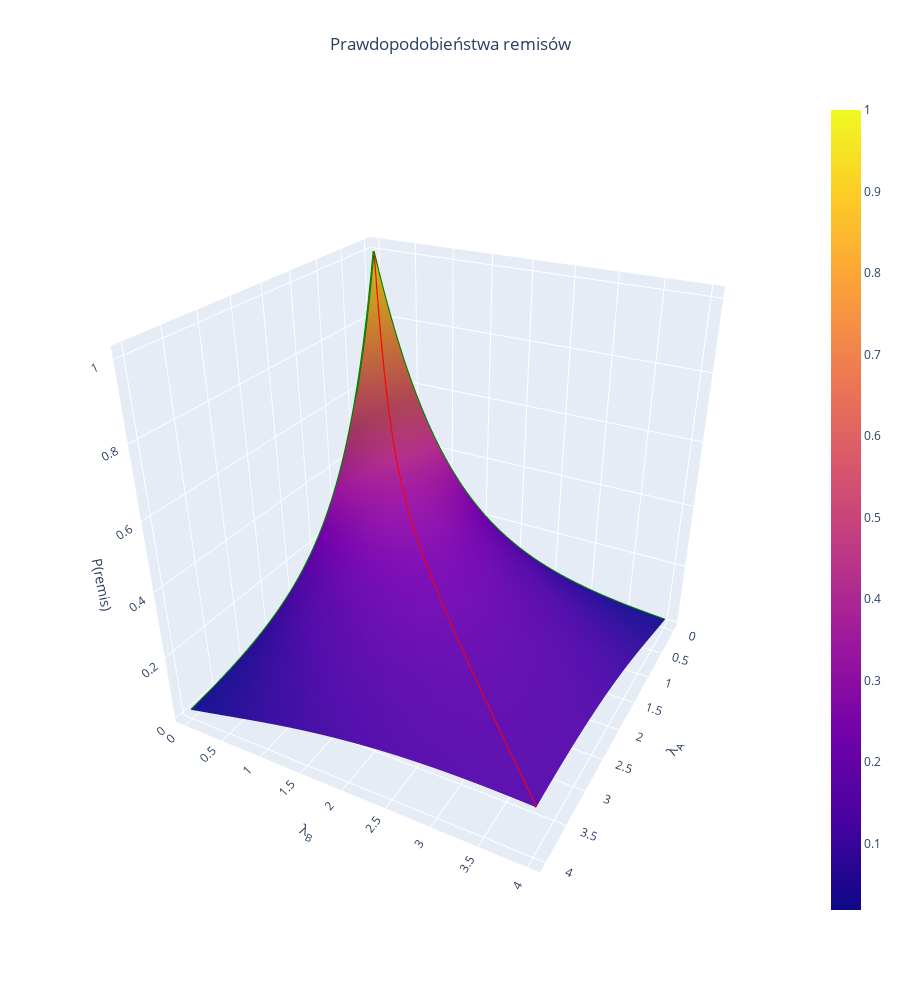

Write notebook code for a chart like this one.
### Markdown cell above
Zauważmy, że dla odpowiednio małej $\lambda_B$ największe prawdopodobieństwo remisu jest dla $\lambda_A = 0.0$. To oznacza, że drużyna A nigdy nie strzeli gola, a wynik 0:0 jest najbardziej prawdopodobny.  
Dla dowolnych $\lambda_A$ i $\lambda_B$ prawdopodobieństwo remisu łatwiej zobrazować na wykresie 3D. Naniosłem również wcześniejsze krzywe na trójwymiarowy wykres.

### Code cell
x = np.linspace(0,4,100)
y = np.linspace(0,4,100)
xv, yv = np.meshgrid(x,y)
heatmap = np.array(list(map(lambda x: draws(x[0],x[1]), zip(xv.flatten(), yv.flatten())))).reshape(xv.shape)
fig = go.Figure(go.Surface(x=xv,y=yv,z=heatmap))
fig.add_trace(go.Scatter3d(x=x, y=x, z=draws(x,x), mode='lines',name="", showlegend=False, line=dict(color='red', width = 4)))
fig.add_trace(go.Scatter3d(x=x, y=x*0.0, z=draws(0,x), mode='lines',name="", showlegend=False, line=dict(color='green', width = 4)))
fig.add_trace(go.Scatter3d(x=x*0.0, y=x, z=draws(0,x), mode='lines',name="", showlegend=False, line=dict(color='green', width = 4)))
fig.update_layout(
    title = 'Prawdopodobieństwa remisów',
    title_x=0.5,
    scene_camera = dict(eye = dict(x=2.25/1.2, y=1.0, z=1.2)),
    scene=dict(
        xaxis_title='λ<sub>A</sub>',
        yaxis_title='λ<sub>B</sub>',
        zaxis_title='P(remis)'
    ),
    height = 1000
)
fig.show()
